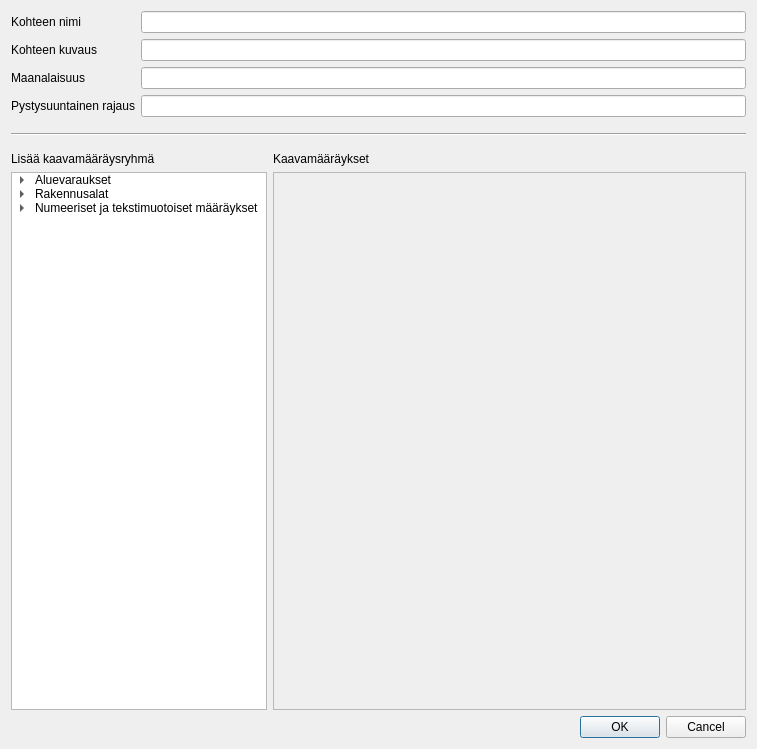
<?xml version="1.0" encoding="UTF-8"?>
<ui version="4.0">
 <class>template_form</class>
 <widget class="QDialog" name="template_form">
  <property name="geometry">
   <rect>
    <x>0</x>
    <y>0</y>
    <width>757</width>
    <height>749</height>
   </rect>
  </property>
  <property name="windowTitle">
   <string>Template form</string>
  </property>
  <layout class="QVBoxLayout" name="verticalLayout_4">
   <item>
    <layout class="QFormLayout" name="feature_details_layout">
     <item row="0" column="0">
      <widget class="QLabel" name="feature_name_label">
       <property name="text">
        <string>Kohteen nimi</string>
       </property>
      </widget>
     </item>
     <item row="0" column="1">
      <widget class="QLineEdit" name="feature_name"/>
     </item>
     <item row="1" column="0">
      <widget class="QLabel" name="feature_description_label">
       <property name="text">
        <string>Kohteen kuvaus</string>
       </property>
      </widget>
     </item>
     <item row="1" column="1">
      <widget class="QLineEdit" name="feature_description"/>
     </item>
     <item row="2" column="0">
      <widget class="QLabel" name="feature_underground_label">
       <property name="text">
        <string>Maanalaisuus</string>
       </property>
      </widget>
     </item>
     <item row="2" column="1">
      <widget class="QLineEdit" name="feature_underground"/>
     </item>
     <item row="3" column="0">
      <widget class="QLabel" name="feature_vertical_boundaries_label">
       <property name="text">
        <string>Pystysuuntainen rajaus</string>
       </property>
      </widget>
     </item>
     <item row="3" column="1">
      <widget class="QLineEdit" name="feature_vertical_boundaries"/>
     </item>
    </layout>
   </item>
   <item>
    <spacer name="feature_details_spacer">
     <property name="orientation">
      <enum>Qt::Vertical</enum>
     </property>
     <property name="sizeType">
      <enum>QSizePolicy::Preferred</enum>
     </property>
     <property name="sizeHint" stdset="0">
      <size>
       <width>20</width>
       <height>10</height>
      </size>
     </property>
    </spacer>
   </item>
   <item>
    <widget class="Line" name="horizontal_divider">
     <property name="orientation">
      <enum>Qt::Horizontal</enum>
     </property>
    </widget>
   </item>
   <item>
    <spacer name="plan_regulation_group_spacer">
     <property name="orientation">
      <enum>Qt::Vertical</enum>
     </property>
     <property name="sizeType">
      <enum>QSizePolicy::Preferred</enum>
     </property>
     <property name="sizeHint" stdset="0">
      <size>
       <width>20</width>
       <height>10</height>
      </size>
     </property>
    </spacer>
   </item>
   <item>
    <layout class="QHBoxLayout" name="horizontalLayout_2">
     <item>
      <layout class="QVBoxLayout" name="verticalLayout_3">
       <item>
        <widget class="QLabel" name="label_2">
         <property name="text">
          <string>Lisää kaavamääräysryhmä</string>
         </property>
        </widget>
       </item>
       <item>
        <widget class="QTreeWidget" name="treeWidget">
         <property name="sizePolicy">
          <sizepolicy hsizetype="Maximum" vsizetype="Expanding">
           <horstretch>0</horstretch>
           <verstretch>0</verstretch>
          </sizepolicy>
         </property>
         <attribute name="headerVisible">
          <bool>false</bool>
         </attribute>
         <column>
          <property name="text">
           <string>1</string>
          </property>
         </column>
         <item>
          <property name="text">
           <string>Aluevaraukset</string>
          </property>
          <item>
           <property name="text">
            <string>Asuinrakennusten alue</string>
           </property>
          </item>
          <item>
           <property name="text">
            <string>Asuinkerrostalojen alue</string>
           </property>
          </item>
          <item>
           <property name="text">
            <string>Asuinpientalojen alue</string>
           </property>
          </item>
          <item>
           <property name="text">
            <string>Rivitalojen ja muiden kytkettyjen asuinrakennusten alue</string>
           </property>
          </item>
          <item>
           <property name="text">
            <string>Erillispientalojen alue</string>
           </property>
          </item>
         </item>
         <item>
          <property name="text">
           <string>Rakennusalat</string>
          </property>
          <item>
           <property name="text">
            <string>Kunnan tai kaupunginosas raja</string>
           </property>
          </item>
          <item>
           <property name="text">
            <string>Korttelialue tai korttelialueen osa</string>
           </property>
          </item>
          <item>
           <property name="text">
            <string>Sitovan tonttijaon mukainen tontti</string>
           </property>
          </item>
          <item>
           <property name="text">
            <string>Ohjeellinen tontti / rakennusala</string>
           </property>
          </item>
          <item>
           <property name="text">
            <string>Rakennusala</string>
           </property>
          </item>
         </item>
         <item>
          <property name="text">
           <string>Numeeriset ja tekstimuotoiset määräykset</string>
          </property>
          <item>
           <property name="text">
            <string>Kaupungin- tai kunnanosan numero</string>
           </property>
          </item>
          <item>
           <property name="text">
            <string>Kaupungin- tai kunnanosan nimi</string>
           </property>
          </item>
          <item>
           <property name="text">
            <string>Korttelin numero</string>
           </property>
          </item>
          <item>
           <property name="text">
            <string>Tontin tai rakennuspaikan numero</string>
           </property>
          </item>
          <item>
           <property name="text">
            <string>Ohjeellisen tontin tai rakennuspaikan numero</string>
           </property>
          </item>
          <item>
           <property name="text">
            <string>Kadun tai tien nimi</string>
           </property>
          </item>
         </item>
        </widget>
       </item>
      </layout>
     </item>
     <item>
      <layout class="QVBoxLayout" name="verticalLayout">
       <item>
        <widget class="QLabel" name="label">
         <property name="text">
          <string>Kaavamääräykset</string>
         </property>
        </widget>
       </item>
       <item>
        <widget class="QScrollArea" name="plan_regulation_group_scrollarea">
         <property name="widgetResizable">
          <bool>true</bool>
         </property>
         <widget class="QWidget" name="plan_regulation_group_scrollarea_contents">
          <property name="geometry">
           <rect>
            <x>0</x>
            <y>0</y>
            <width>469</width>
            <height>502</height>
           </rect>
          </property>
          <layout class="QVBoxLayout" name="verticalLayout_2"/>
         </widget>
        </widget>
       </item>
      </layout>
     </item>
    </layout>
   </item>
   <item>
    <layout class="QHBoxLayout" name="horizontalLayout">
     <item>
      <widget class="QDialogButtonBox" name="button_box">
       <property name="standardButtons">
        <set>QDialogButtonBox::Cancel|QDialogButtonBox::Ok</set>
       </property>
      </widget>
     </item>
    </layout>
   </item>
  </layout>
 </widget>
 <resources/>
 <connections>
  <connection>
   <sender>button_box</sender>
   <signal>rejected()</signal>
   <receiver>template_form</receiver>
   <slot>reject()</slot>
   <hints>
    <hint type="sourcelabel">
     <x>414</x>
     <y>729</y>
    </hint>
    <hint type="destinationlabel">
     <x>319</x>
     <y>375</y>
    </hint>
   </hints>
  </connection>
 </connections>
</ui>
